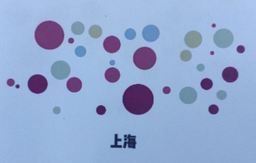
#> input picture irene3.png, 256 x 163 px, shrunk from 608 x 388 before the run, given in place of irene3.jpg, which was not available
$ python iterate.py
#> lines starting #> are read from the running program, lines starting #| are printed output that depends on the picture
# import the necessary packages
import numpy as np
import scipy.spatial as sp
import matplotlib.pyplot as plt
import cv2

#Stored all RGB values of main colors in a array
main_colors = [(0,0,0),
                  (255,255,255),
                  (255,0,0),
                  (0,255,0),
                  (0,0,255),
                  (255,255,0),
                  (0,255,255),
                  (255,0,255),
                  ]

image = cv2.imread("irene3.jpg")
#> image is the input picture: shape (163, 256, 3); mean B, G, R 208.6, 169.4, 146.6
#convert BGR to RGB image
image = cv2.cvtColor(image, cv2.COLOR_BGR2RGB)

h,w,bpp = np.shape(image)
#> h = 163; w = 256; bpp = 3

#Change colors of each pixel
#reference :https://stackoverflow.com/a/48884514/9799700
for py in range(0,h):
    for px in range(0,w):
      ########################
      #Used this part to find nearest color
      #reference : https://stackoverflow.com/a/22478139/9799700
      input_color = (image[py][px][0],image[py][px][1],image[py][px][2])
      tree = sp.KDTree(main_colors)
      ditsance, result = tree.query(input_color)
      nearest_color = main_colors[result]
      ###################

      image[py][px][0]=nearest_color[0]
      image[py][px][1]=nearest_color[1]
      image[py][px][2]=nearest_color[2]
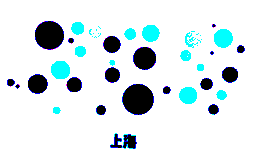
#> image: shape (163, 256, 3); mean R, G, B 220.8, 232, 234.9

# show image
plt.figure()
plt.axis("off")
plt.imshow(image)
cv2.imshow(image)

$ run again, with irene1.png copied over irene3.png
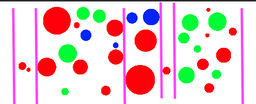
#> input picture irene1.png, 256 x 104 px, shrunk from 521 x 211 before the run, given in place of irene3.jpg, which was not available
#> image is the input picture: shape (104, 256, 3); mean B, G, R 210.4, 207.1, 233.3
#> after the loop `for py in range(0,h):`:
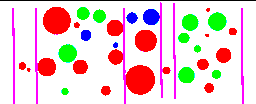
#> image: shape (104, 256, 3); mean R, G, B 234.1, 206.6, 208.6

$ run again, with irene2.png copied over irene3.png
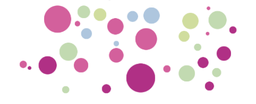
#> input picture irene2.png, 256 x 104 px, shrunk from 523 x 212 before the run, given in place of irene3.jpg, which was not available
#> image is the input picture: shape (104, 256, 3); mean B, G, R 237.7, 231.8, 244
#> after the loop `for py in range(0,h):`:
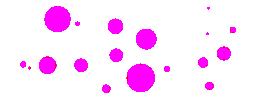
#> image: shape (104, 256, 3); mean R, G, B 255, 228.3, 254.5
